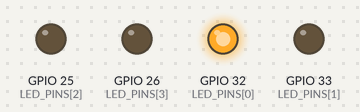
Simulated run of this sketch. Board: ESP32. Parts: output pins drawn as LEDs (lit = HIGH). What the sketch prints to the serial monitor is not drawn.

Above: at 0.15 s.
At 0.75 s:
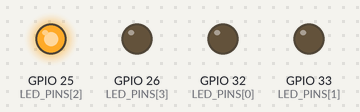
At 1.65 s:
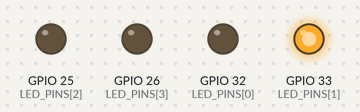
At 2.25 s:
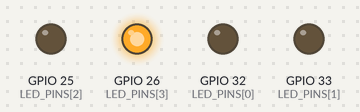
Timing chart, 0 to 3.0 s (numbered marks = the images above):
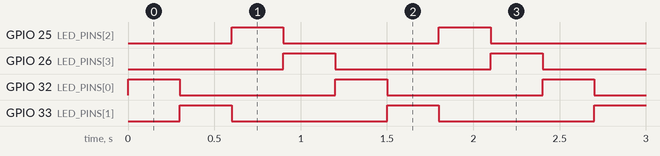

Measured:
- by itself, GPIO 25 (LED_PINS[2]), GPIO 26 (LED_PINS[3]), GPIO 32 (LED_PINS[0]), GPIO 33 (LED_PINS[1]): alternates HIGH for 0.30 s and LOW for 0.90 s
- by itself, everything shown: repeats every 1.2 s, in 5 steps

The sketch:

ex1_led_blink.ino
```cpp
/*
  9주차 예제 1 — LED 4개 차례로 켜기 (디지털 출력)
  보드 : ESP32-DevKitC V4 (Arduino IDE 보드 선택: "ESP32 Dev Module")

  연결 (모든 LED 공통)
    GPIO ── 220Ω 저항 ── LED 긴 다리(+, 애노드)
    LED 짧은 다리(-, 캐소드) ── GND

    LED1 = GPIO32, LED2 = GPIO33, LED3 = GPIO25, LED4 = GPIO26

  동작 : LED1 → LED2 → LED3 → LED4 순서로 0.3초씩 켜지고, 시리얼 모니터(115200)에 번호가 출력된다.
*/

const int LED_PINS[4] = {32, 33, 25, 26};   // LED 4개가 연결된 GPIO 번호

void setup() {
  Serial.begin(115200);                     // 시리얼 모니터 속도: 115200
  for (int i = 0; i < 4; i++) {
    pinMode(LED_PINS[i], OUTPUT);           // 핀을 '출력'으로 설정
    digitalWrite(LED_PINS[i], LOW);         // 처음에는 모두 끔
  }
  Serial.println("예제1: LED 차례로 켜기 시작");
}

void loop() {
  for (int i = 0; i < 4; i++) {
    digitalWrite(LED_PINS[i], HIGH);        // 3.3V 출력 → LED 켜짐
    Serial.printf("LED%d ON (GPIO%d)\n", i + 1, LED_PINS[i]);
    delay(300);                             // 0.3초 기다림
    digitalWrite(LED_PINS[i], LOW);         // 0V 출력 → LED 꺼짐
  }
}
```
